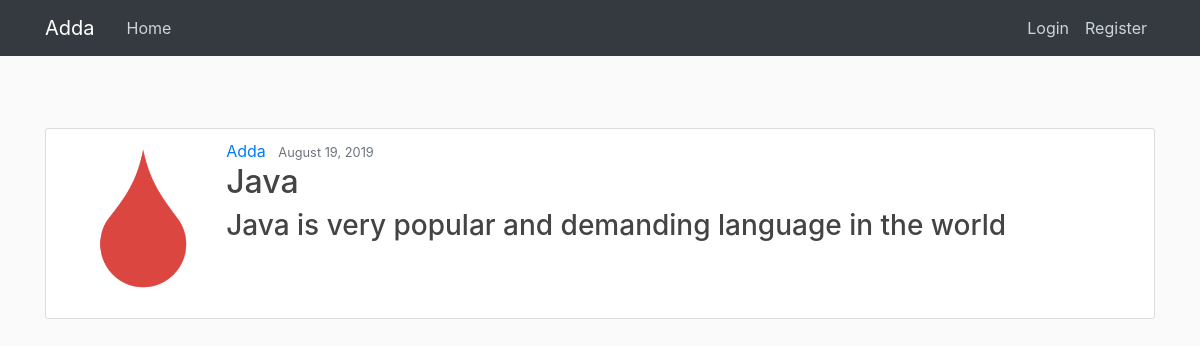
The page /post/30/ on the database its author committed.
### easyshare/models.py (models this page shows, shortened)
class Posts(models.Model):
    title = models.CharField(max_length=250)
    content = models.TextField()
    date_posted = models.DateTimeField(default=timezone.now)
    author = models.ForeignKey(User, on_delete=models.CASCADE)

### users/models.py (models this page shows, shortened)
class Profile(models.Model):
    user = models.OneToOneField(User, on_delete=models.CASCADE)
    image = models.ImageField(default='default.jpg', upload_to='profile_pics')

### easyshare/views.py (the view)
# urls.py: path('post/<int:pk>/', postDetailview.as_view(), name='post_details'),
class postDetailview(DetailView):
    model = Posts

### easyshare/templates/easyshare/posts_detail.html (shortened to what this page needs)
{% extends 'easyshare/base.html'%}
{% block content %}
        <article class="media content-section">
            <img class="rounded-circle img-responsive" width="15%" src="{{ object.author.profile.image.url }}"/>
            <div class="media-body">
                <div class="article-metadata">
                     <a class="mr-2" href="{% url 'user-posts' object.author.username %}">{{ object.author }}</a>
                     <small class="text-muted">{{ object.date_posted|date:"F d, Y" }}</small>
                 </div>
                     <h2>{{ object.title }}</h2>
                    <h3> {{ object.content }}</h3>
            </div>
         </article>
{% endblock content %}

### easyshare/static/easyshare/main.css (style rules this page uses)
body { background: #fafafa; color: #333333; margin-top: 5rem; }
h1, h2, h3, h4, h5, h6 { color: #444444; }
.content-section { background: #ffffff; padding: 10px 20px; border: 1px solid #dddddd; border-radius: 3px; margin-bottom: 20px; }

### rows shown on the page
Posts: author.profile.image (picture), author "Adda", date_posted "August 19, 2019", title "Java", content "Java is very popular and demanding language in the world"
